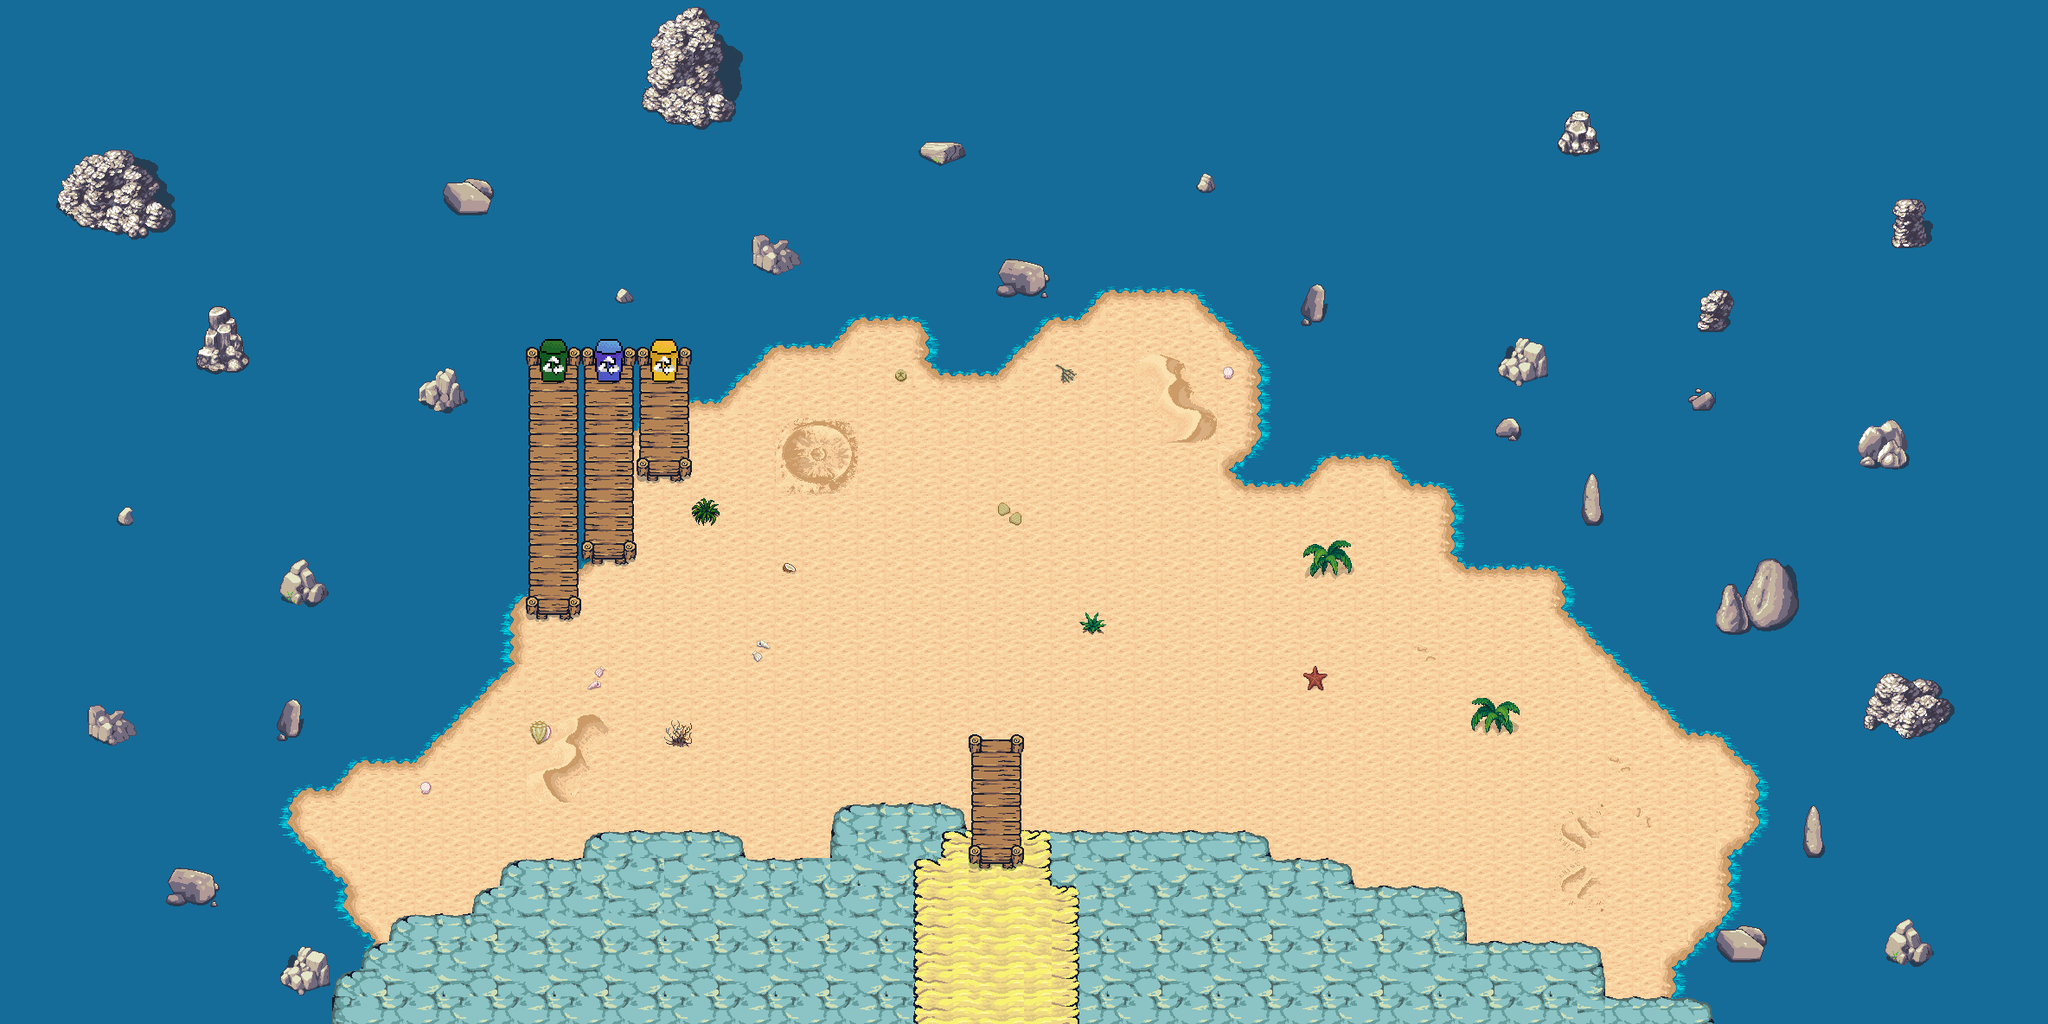

Rendered tile map (Tiled .tmx) drawn with the repository's tilesets; below, a short description and the map source with its tile grids summarised:
An orthogonal 74x37 tile map with 32x32 px tiles, 5 tile layers (Water, Ground, Upper Ground, Upper Upper Ground, ...), 7 tilesets and 11 objects (trash_spawn, player_spawn, jack_spawn, spawn_left, spawn_right, ...).

<map version="1.10" tiledversion="1.12.2" orientation="orthogonal" renderorder="right-down" width="74" height="37" tilewidth="32" tileheight="32" infinite="0" nextlayerid="9" nextobjectid="49">
 <tileset firstgid="1" source="../tilesheet/Terrains 2.tsx" />
 <tileset firstgid="2049" source="../tilesheet/basic.tsx" />
 <tileset firstgid="2497" source="../tilesheet/anas/rocks.tsx" />
 <tileset firstgid="3521" source="../tilesheet/Beach Desert.tsx" />
 <tileset firstgid="3777" source="../tilesheet/Beach Desert 2.tsx" />
 <tileset firstgid="4801" source="../tilesheet/anas/fence_remix.tsx" />
 <tileset firstgid="4822" source="../tilesheet/bin 64 but 32.tsx" />
 <layer id="2" name="Water" width="74" height="37">
  <data>[2738 cells, 2738 non-empty, 1 distinct tile ids]</data>
 </layer>
 <objectgroup id="8" name="spawn point">
  <object id="40" name="trash spawn" type="trash_spawn" x="858" y="524">
   <polygon points="0,0 131.333,-66 316,-30 401.667,-27.6667 478.333,-7 508.333,35 527.333,78.6667 660,86 638,158 710,172 814,162 846,216 802,274 810,380 782,440 616,418 404,404 342,394 354,276 244,258 192,344 -8,386 -218,392 -202,292 -80,218 -74,134 -4,82" />
  </object>
  <object id="42" name="player spawn" type="player_spawn" x="1145.5" y="890.5" width="12.5" height="13" />
  <object id="48" name="jack spawn" type="jack_spawn" x="1318.84" y="351.841" width="30.9545" height="26.3033" />
 </objectgroup>
 <objectgroup id="6" name="collision" class="collision">
  <object id="32" name="spawn left" type="spawn_left" x="1125.09" y="958">
   <polygon points="0,0 -37.2727,-2.36364 -42.9091,30.9091 -72.1818,34.9091 -75.2727,123.636 -72.3636,228.364 -59.8182,226.545 -58.9091,44.7273 -33.0909,42.1818 -23.4545,12 -8.54545,11.0909 -8.54545,42.7273 -0.424243,42.606 1.81818,34.1515 0.3636,23.0909" />
  </object>
  <object id="33" name="spawn right" type="spawn_right" x="1168" y="992.364">
   <polygon points="4.33333,-0.333333 6.45455,-8.57577 12.9091,-29.0606 46.3636,-36.5455 54.9091,13.8182 54.7273,24.7273 85.6364,30 87.0909,192.545 70.9091,193.636 72,38 44.3636,35.2727 40.9091,-26.5455 19.8182,-26 12.0606,-18.8788 17.0909,-1.09091 9.63636,7.18182" />
  </object>
  <object id="41" name="beach" type="beach" x="1121.67" y="957.667">
   <polygon points="0,0 -5.33333,-23 -42,-36.3333 -155.667,-32.3333 -163.333,-12.6667 -165,31 -253,32 -264.667,2.33333 -300.333,-2.66667 -401.667,-2.33333 -440,2 -451.667,21 -454,30 -539.667,34.3333 -549,57.3333 -550,65 -579,72.3333 -581.333,93 -668,98.3333 -679,113 -698.667,101.333 -704.667,82 -717.333,42.6667 -763.667,5 -773.667,-21 -754.333,-38.3333 -729,-33.3333 -712.667,-56.3333 -701.667,-68.6667 -641,-68.3333 -622.333,-81.3333 -523.333,-185.667 -515,-188.333 -522,-251.667 -509.667,-263 -503.333,-277.333 -505.667,-514 -460.667,-515 -325.5,-513.167 -325.333,-496.667 -319.833,-490 -303.167,-488 -282,-485.333 -222,-549.333 -155,-549 -128.333,-579.667 -67,-579.667 -63,-537.333 -42,-513 31,-514.333 95.6667,-579.667 137.667,-577 159.333,-611.667 254,-611.333 321.333,-538 322.667,-456 285.333,-418.667 310,-385.333 386.333,-386 418.667,-421 476.333,-419 501.667,-384.333 542.667,-384.333 542.333,-316 565.667,-290 669,-290.333 672.333,-251.667 824.333,-100.333 860.667,-99.6667 893.333,-59 894,3.66667 864.667,25 862.667,89.6667 800.333,152.333 798.333,187 749,191.667 739.667,186.333 729.667,132.667 713.333,123.333 581.333,127 574.667,68.6667 539,57.6667 452.667,60.3333 439.333,31.3333 356.333,30.6667 338.333,-1 62.6667,-0.333333 62.6667,-104 54.3333,-100.333 54.6667,11 331.667,6.66667 347,43.3333 433,40 442.667,73.3333 560.667,77 571.333,139 717,135 733.333,199.667 808.667,201.667 819.333,155 880.333,97.3333 882.333,32.6667 917,-1.33333 910.333,-78.3333 864.333,-116.333 831,-120.333 698.333,-261 691.333,-300.667 669.333,-310.333 572.667,-310 566.667,-400.333 511,-401.333 480.333,-438.667 401.667,-440 373.667,-404 323.333,-406.333 319,-417 345.667,-455.333 346.333,-545 274,-626.667 255,-635.333 143.333,-633 106,-604.333 64.6667,-599.667 33.6667,-554 -20.3333,-543 -54,-605.667 -147.333,-603.333 -178.333,-575 -248,-577 -285.333,-527 -312.667,-519.667 -313,-573.333 -519,-574.333 -525.667,-451 -524.667,-274.667 -543.333,-247.667 -548,-199 -618,-124.667 -664.333,-89.3333 -752.667,-89.6667 -801.667,-19.6667 -797.667,30.3333 -740.667,99.6667 -703,139 -674.333,146 -646.333,119.333 -570.667,114 -511,52 -431.333,54 -412.333,21 -287.667,23.6667 -263,60 -149.333,59.6667 -117.667,-3.66667 -51.3333,-6.33333 -13,12.6667 3,13.3333 2,-101.334 -4.33333,-102 -4,-19" />
  </object>
 </objectgroup>
 <objectgroup id="7" name="interactibles">
  <object id="37" name="brown bin" type="brown_bin" x="610.667" y="415.333" width="56.6667" height="52.6667" />
  <object id="38" name="blue bin" type="blue_bin" x="674.667" y="415.333" width="59.3333" height="54" />
  <object id="39" name="yellow bin" type="yellow_bin" x="738.667" y="417.333" width="58.6667" height="50.6667" />
  <object id="45" name="to hub" type="to_hub" x="1128" y="980.5" width="44.5" height="14" />
  <object id="47" name="start minigame" type="start_minigame" x="1247.42" y="384" width="161.25" height="95.3333" />
 </objectgroup>
 <layer id="1" name="Ground" width="74" height="37">
  <data>[2738 cells, 1030 non-empty, 12 distinct tile ids]</data>
 </layer>
 <layer id="4" name="Upper Ground" width="74" height="37">
  <data>[2738 cells, 326 non-empty, 30 distinct tile ids]</data>
 </layer>
 <layer id="5" name="Upper Upper Ground" width="74" height="37">
  <data>[2738 cells, 39 non-empty, 10 distinct tile ids]</data>
 </layer>
 <layer id="3" name="Accessories" width="74" height="37">
  <data>[2738 cells, 227 non-empty, 202 distinct tile ids]</data>
 </layer>
</map>
